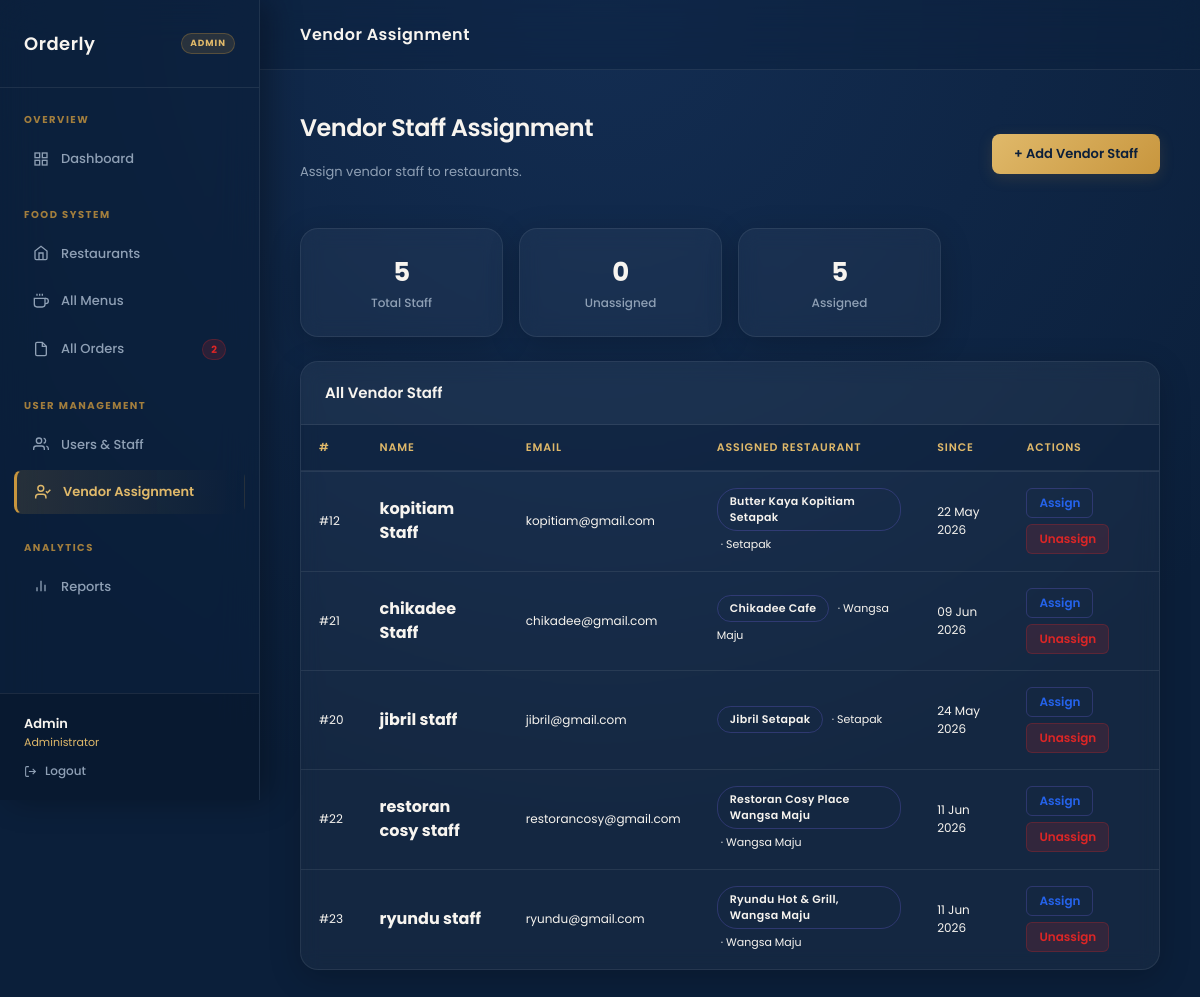
Page /vendor_assignment.php (signed in) on the committed database.
### tables this page shows
CREATE TABLE `users` (
  `id` int(10) UNSIGNED NOT NULL,
  `name` varchar(300) NOT NULL,
  `email` varchar(300) NOT NULL,
  `password` varchar(300) NOT NULL,
  `role` enum('customer','vendor_staff','admin') NOT NULL,
  `created_at` timestamp NOT NULL DEFAULT current_timestamp(),
  `restaurant_id` int(11) DEFAULT NULL,
  `created_by` int(11) DEFAULT NULL
);

CREATE TABLE `restaurants` (
  `id` int(11) NOT NULL,
  `name` varchar(150) NOT NULL,
  `area` enum('Setapak','Wangsa Maju') NOT NULL,
  `address` varchar(255) DEFAULT NULL,
  `image` varchar(255) DEFAULT NULL,
  `created_at` timestamp NOT NULL DEFAULT current_timestamp()
);

### config.php (called while the page is built, shortened)
<?php
function h(string $s): string {
    return htmlspecialchars($s, ENT_QUOTES, 'UTF-8');
}

### vendor_assignment.php (the view, shortened to what this page needs)
<?php
require_once 'config.php';
$vendors = $conn->query("
    SELECT u.id, u.name, u.email, u.created_at, u.restaurant_id,
           r.name AS rest_name, r.area AS rest_area
    FROM users u LEFT JOIN restaurants r ON u.restaurant_id=r.id
    WHERE u.role='vendor_staff' ORDER BY r.name ASC, u.name ASC
");
$unassignedCount = $conn->query("SELECT COUNT(*) FROM users WHERE role='vendor_staff' AND (restaurant_id IS NULL OR restaurant_id=0)")->fetch_row()[0];
$totalStaff      = $conn->query("SELECT COUNT(*) FROM users WHERE role='vendor_staff'")->fetch_row()[0];
require_once 'admin_header.php';
?>
<div class="page-header d-flex align-items-center justify-content-between flex-wrap gap-2">
  <div>
    <p class="page-title">Vendor Staff Assignment</p>
    <p class="page-sub">Assign vendor staff to restaurants.</p>
  </div>
  <button class="btn-orderly" onclick="openOrdModal('addStaffModal')">+ Add Vendor Staff</button>
</div>
<div class="row g-3 mb-4">
  <div class="col-6 col-md-3">
    <div class="stat-card"><div class="stat-val"><?= $totalStaff ?></div><div class="stat-lbl">Total Staff</div></div>
  </div>
  <div class="col-6 col-md-3">
    <div class="stat-card">
      <div class="stat-val" style="color:<?= $unassignedCount>0?'var(--amber)':'var(--green)' ?>;"><?= $unassignedCount ?></div>
      <div class="stat-lbl">Unassigned</div>
    </div>
  </div>
  <div class="col-6 col-md-3">
    <div class="stat-card"><div class="stat-val"><?= $totalStaff-$unassignedCount ?></div><div class="stat-lbl">Assigned</div></div>
  </div>
</div>
<div class="dash-card">
  <div class="dash-card-header"><span class="dash-card-title">All Vendor Staff</span></div>
  <div class="dash-card-body" style="padding:0;">
    <div style="overflow-x:auto;">
      <table class="table w-100">
        <thead>
          <tr><th>#</th><th>Name</th><th>Email</th><th>Assigned Restaurant</th><th>Since</th><th>Actions</th></tr>
        </thead>
        <tbody>
        <?php if ($vendors->num_rows > 0):
          while ($vs = $vendors->fetch_assoc()): ?>
        <tr>
          <td style="color:var(--muted);font-size:12px;">#<?= $vs['id'] ?></td>
          <td><strong><?= h($vs['name']) ?></strong></td>
          <td style="color:var(--muted);font-size:12px;"><?= h($vs['email']) ?></td>
          <td>
            <?php if ($vs['rest_name']): ?>
            <span class="badge-pill" style="background:var(--accent-glow);color:var(--accent2);border:1px solid rgba(124,106,247,.25);"><?= h($vs['rest_name']) ?></span>
            <span style="font-size:11px;color:var(--muted);margin-left:4px;">· <?= h($vs['rest_area']) ?></span>
            <?php else: ?>
            <span class="badge-pill" style="background:var(--amber-bg);color:var(--amber);border:1px solid rgba(245,158,11,.25);">⚠️ Not assigned</span>
            <?php endif; ?>
          </td>
          <td style="font-size:12px;color:var(--muted);"><?= date('d M Y', strtotime($vs['created_at']) + 8*3600) ?></td>
          <td>
            <div style="display:flex;gap:6px;flex-wrap:wrap;">
              <button class="btn-edit-sm" style="background:var(--accent-glow);color:var(--accent2);border-color:rgba(124,106,247,.25);"
                onclick="openAssign(<?= $vs['id'] ?>,'<?= h(addslashes($vs['name'])) ?>','<?= $vs['restaurant_id']??'' ?>')">
                Assign
              </button>
              <?php if ($vs['restaurant_id']): ?>
              <form method="POST" style="display:inline;">
                <button type="submit" class="btn-danger-sm" onclick="return confirm('Remove assignment?')">Unassign</button>
              </form>
              <?php endif; ?>
            </div>
          </td>
        </tr>
        <?php endwhile; else: ?>
        <tr><td colspan="6" style="text-align:center;padding:40px;color:var(--muted);">No vendor staff found.</td></tr>
        <?php endif; ?>
        </tbody>
      </table>
    </div>
  </div>
</div>
<?php require_once 'includes/footer.php'; ?>

### admin_header.php (style rules this page uses)
:root { --navy: #0b1f3a; --navy-md: #132d52; --navy-lt: #1e4175; --gold: #c8963e; --gold-lt: #e0b96a; --gold-glow: rgba(200, 150, 62, 0.15); --cream: #f7f4ef; --cream-dk: #ede8e0; --text-light: #f7f4ef; --text-muted: #8fa0b5; --glass-surface: rgba(255, 255, 255, 0.04); --glass-border: rgba(255, 255, 255, 0.08); --glass-border-focus: rgba(200, 150, 62, 0.4); --success: #16a34a; --danger: #dc2626; --warning: #f59e0b; --info: #2563eb; --preparing: #a855f7; --sidebar-w: 260px; --radius: 18px; --radius-sm: 8px; --transition: all 0.3s cubic-bezier(0.25, 0.8, 0.25, 1); }
*, *::before, *::after { box-sizing: border-box; margin: 0; padding: 0; }
body { font-family: 'Poppins', sans-serif; background: radial-gradient(circle at 50% 0%, var(--navy-md) 0%, var(--navy) 70%); color: var(--text-light); min-height: 100vh; display: flex; overflow-x: hidden; }
.dash-card, .stat-card, .food-card { background: var(--glass-surface); backdrop-filter: blur(10px); -webkit-backdrop-filter: blur(10px); border: 1px solid var(--glass-border); border-radius: var(--radius); box-shadow: 0 8px 32px rgba(0, 0, 0, 0.2); transition: var(--transition); overflow: hidden; }
.dash-card-header { padding: 20px 24px; border-bottom: 1px solid var(--glass-border); display: flex; align-items: center; justify-content: space-between; background: rgba(255, 255, 255, 0.01); }
.dash-card-title { font-size: 15px; font-weight: 600; color: var(--text-light); }
.dash-card-body { padding: 24px; }
.stat-card { padding: 24px; text-align: center; }
.stat-val { font-size: 26px; font-weight: 700; color: var(--text-light); letter-spacing: -0.5px; }
.stat-lbl { font-size: 12px; color: var(--text-muted); margin-top: 2px; font-weight: 500; }
.btn-orderly, .btn-primary { display: inline-flex; align-items: center; gap: 8px; padding: 10px 22px; background: linear-gradient(135deg, var(--gold-lt), var(--gold)); color: var(--navy) !important; border: none; border-radius: var(--radius-sm); font-size: 13px; font-weight: 600; cursor: pointer; transition: var(--transition); text-decoration: none; box-shadow: 0 4px 15px var(--gold-glow); }
.btn-edit-sm { padding: 5px 12px; background: rgba(37, 99, 235, 0.15); color: var(--info) !important; border: 1px solid rgba(37, 99, 235, 0.25); border-radius: 6px; font-size: 12px; font-weight: 600; text-decoration: none; cursor: pointer; display: inline-block; transition: var(--transition); }
.btn-danger-sm { padding: 5px 12px; background: rgba(220, 38, 38, 0.15); color: var(--danger) !important; border: 1px solid rgba(220, 38, 38, 0.25); border-radius: 6px; font-size: 12px; font-weight: 600; cursor: pointer; display: inline-block; transition: var(--transition); }
.table { color: var(--text-light); margin-bottom: 0; background: transparent; }
.table th { font-size: 11px; font-weight: 600; color: var(--gold-lt); text-transform: uppercase; letter-spacing: .08em; border-bottom: 2px solid var(--glass-border); background: rgba(11, 31, 58, 0.5); padding: 14px 18px; }
.table td { padding: 16px 18px; border-bottom: 1px solid var(--glass-border); vertical-align: middle; background: transparent; color: var(--text-light); }
.table tr:last-child td { border-bottom: none; }
.badge-pill { display: inline-flex; align-items: center; padding: 4px 12px; border-radius: 20px; font-size: 11px; font-weight: 600; letter-spacing: 0.3px; }
.page-header { margin-bottom: 30px; }
.page-title { font-size: 24px; font-weight: 600; color: var(--text-light); letter-spacing: -0.5px; }
.page-sub { font-size: 13px; color: var(--text-muted); margin-top: 4px; }

### rows in the picture
users: id "12", name "kopitiam Staff", email "kopitiam@gmail.com", restaurant.name "Butter Kaya Kopitiam Setapak", restaurant.area "Setapak", created_at "22 May 2026"
users: id "21", name "chikadee Staff", email "chikadee@gmail.com", restaurant.name "Chikadee Cafe", restaurant.area "Wangsa Maju", created_at "09 Jun 2026"
users: id "20", name "jibril staff", email "jibril@gmail.com", restaurant.name "Jibril Setapak", restaurant.area "Setapak", created_at "24 May 2026"
users: id "22", name "restoran cosy staff", email "restorancosy@gmail.com", restaurant.name "Restoran Cosy Place Wangsa Maju", restaurant.area "Wangsa Maju", created_at "11 Jun 2026"
users: id "23", name "ryundu staff", email "ryundu@gmail.com", restaurant.name "Ryundu Hot & Grill, Wangsa Maju", restaurant.area "Wangsa Maju", created_at "11 Jun 2026"

### other values in the picture
$pendingOrders "2"
$_SESSION['name'] "Admin"
$pageTitle "Vendor Assignment"
$totalStaff "5"
$unassignedCount "0"
$totalStaff-$unassignedCount "5"
